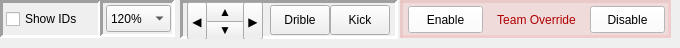
             <widget class="QWidget" name="tab_robots">
              <attribute name="title">
               <string>Robots</string>
              </attribute>
              <widget class="QFrame" name="frame_10">
               <property name="geometry">
                <rect>
                 <x>400</x>
                 <y>0</y>
                 <width>271</width>
                 <height>38</height>
                </rect>
               </property>
               <property name="styleSheet">
                <string notr="true">background-color: rgba(255, 0, 0, 21);</string>
               </property>
               <property name="frameShape">
                <enum>QFrame::Panel</enum>
               </property>
               <property name="frameShadow">
                <enum>QFrame::Sunken</enum>
               </property>
               <property name="lineWidth">
                <number>3</number>
               </property>
               <widget class="QPushButton" name="btn_override_none">
                <property name="geometry">
                 <rect>
                  <x>190</x>
                  <y>6</y>
                  <width>75</width>
                  <height>27</height>
                 </rect>
                </property>
                <property name="maximumSize">
                 <size>
                  <width>75</width>
                  <height>16777215</height>
                 </size>
                </property>
                <property name="palette">
                 <palette>
                  <active>
                   <colorrole role="Button">
                    <brush brushstyle="SolidPattern">
                     <color alpha="255">
                      <red>255</red>
                      <green>255</green>
                      <blue>255</blue>
                     </color>
                    </brush>
                   </colorrole>
                   <colorrole role="Base">
                    <brush brushstyle="SolidPattern">
                     <color alpha="255">
                      <red>255</red>
                      <green>255</green>
                      <blue>255</blue>
                     </color>
                    </brush>
                   </colorrole>
                   <colorrole role="Window">
                    <brush brushstyle="SolidPattern">
                     <color alpha="255">
                      <red>255</red>
                      <green>255</green>
                      <blue>255</blue>
                     </color>
                    </brush>
                   </colorrole>
                  </active>
                  <inactive>
                   <colorrole role="Button">
                    <brush brushstyle="SolidPattern">
                     <color alpha="255">
                      <red>255</red>
                      <green>255</green>
                      <blue>255</blue>
                     </color>
                    </brush>
                   </colorrole>
                   <colorrole role="Base">
                    <brush brushstyle="SolidPattern">
                     <color alpha="255">
                      <red>255</red>
                      <green>255</green>
                      <blue>255</blue>
                     </color>
                    </brush>
                   </colorrole>
                   <colorrole role="Window">
                    <brush brushstyle="SolidPattern">
                     <color alpha="255">
                      <red>255</red>
                      <green>255</green>
                      <blue>255</blue>
                     </color>
                    </brush>
                   </colorrole>
                  </inactive>
                  <disabled>
                   <colorrole role="Button">
                    <brush brushstyle="SolidPattern">
                     <color alpha="255">
                      <red>255</red>
                      <green>255</green>
                      <blue>255</blue>
                     </color>
                    </brush>
                   </colorrole>
                   <colorrole role="Base">
                    <brush brushstyle="SolidPattern">
                     <color alpha="255">
                      <red>255</red>
                      <green>255</green>
                      <blue>255</blue>
                     </color>
                    </brush>
                   </colorrole>
                   <colorrole role="Window">
                    <brush brushstyle="SolidPattern">
                     <color alpha="255">
                      <red>255</red>
                      <green>255</green>
                      <blue>255</blue>
                     </color>
                    </brush>
                   </colorrole>
                  </disabled>
                 </palette>
                </property>
                <property name="focusPolicy">
                 <enum>Qt::NoFocus</enum>
                </property>
                <property name="toolTip">
                 <string>(Hotkey: Alt+O)  Disables manual override on entire team</string>
                </property>
                <property name="styleSheet">
                 <string notr="true">background-color: rgb(255, 255, 255);</string>
                </property>
                <property name="text">
                 <string>Disable</string>
                </property>
               </widget>
               <widget class="QPushButton" name="btn_override_all">
                <property name="geometry">
                 <rect>
                  <x>8</x>
                  <y>6</y>
                  <width>75</width>
                  <height>27</height>
                 </rect>
                </property>
                <property name="maximumSize">
                 <size>
                  <width>75</width>
                  <height>16777215</height>
                 </size>
                </property>
                <property name="palette">
                 <palette>
                  <active>
                   <colorrole role="Button">
                    <brush brushstyle="SolidPattern">
                     <color alpha="255">
                      <red>255</red>
                      <green>255</green>
                      <blue>255</blue>
                     </color>
                    </brush>
                   </colorrole>
                   <colorrole role="Base">
                    <brush brushstyle="SolidPattern">
                     <color alpha="255">
                      <red>255</red>
                      <green>255</green>
                      <blue>255</blue>
                     </color>
                    </brush>
                   </colorrole>
                   <colorrole role="Window">
                    <brush brushstyle="SolidPattern">
                     <color alpha="255">
                      <red>255</red>
                      <green>255</green>
                      <blue>255</blue>
                     </color>
                    </brush>
                   </colorrole>
                  </active>
                  <inactive>
                   <colorrole role="Button">
                    <brush brushstyle="SolidPattern">
                     <color alpha="255">
                      <red>255</red>
                      <green>255</green>
                      <blue>255</blue>
                     </color>
                    </brush>
                   </colorrole>
                   <colorrole role="Base">
                    <brush brushstyle="SolidPattern">
                     <color alpha="255">
                      <red>255</red>
                      <green>255</green>
                      <blue>255</blue>
                     </color>
                    </brush>
                   </colorrole>
                   <colorrole role="Window">
                    <brush brushstyle="SolidPattern">
                     <color alpha="255">
                      <red>255</red>
                      <green>255</green>
                      <blue>255</blue>
                     </color>
                    </brush>
                   </colorrole>
                  </inactive>
                  <disabled>
                   <colorrole role="Button">
                    <brush brushstyle="SolidPattern">
                     <color alpha="255">
                      <red>255</red>
                      <green>255</green>
                      <blue>255</blue>
                     </color>
                    </brush>
                   </colorrole>
                   <colorrole role="Base">
                    <brush brushstyle="SolidPattern">
                     <color alpha="255">
                      <red>255</red>
                      <green>255</green>
                      <blue>255</blue>
                     </color>
                    </brush>
                   </colorrole>
                   <colorrole role="Window">
                    <brush brushstyle="SolidPattern">
                     <color alpha="255">
                      <red>255</red>
                      <green>255</green>
                      <blue>255</blue>
                     </color>
                    </brush>
                   </colorrole>
                  </disabled>
                 </palette>
                </property>
                <property name="focusPolicy">
                 <enum>Qt::NoFocus</enum>
                </property>
                <property name="toolTip">
                 <string>(Hotkey: Ctrl+O)  Enables manual override on entire team</string>
                </property>
                <property name="styleSheet">
                 <string notr="true">background-color: rgb(255, 255, 255);</string>
                </property>
                <property name="text">
                 <string>Enable</string>
                </property>
               </widget>
               <widget class="QLabel" name="label_6">
                <property name="geometry">
                 <rect>
                  <x>86</x>
                  <y>11</y>
                  <width>101</width>
                  <height>17</height>
                 </rect>
                </property>
                <property name="maximumSize">
                 <size>
                  <width>200</width>
                  <height>500</height>
                 </size>
                </property>
                <property name="styleSheet">
                 <string notr="true">color: rgb(175, 0, 0);
background-color: rgba(255, 255, 255, 0);</string>
                </property>
                <property name="text">
                 <string>Team Override</string>
                </property>
                <property name="alignment">
                 <set>Qt::AlignCenter</set>
                </property>
               </widget>
              </widget>
              <widget class="QFrame" name="frame_11">
               <property name="geometry">
                <rect>
                 <x>180</x>
                 <y>0</y>
                 <width>218</width>
                 <height>39</height>
                </rect>
               </property>
               <property name="frameShape">
                <enum>QFrame::Panel</enum>
               </property>
               <property name="frameShadow">
                <enum>QFrame::Sunken</enum>
               </property>
               <property name="lineWidth">
                <number>3</number>
               </property>
               <widget class="QPushButton" name="btn_botKick">
                <property name="geometry">
                 <rect>
                  <x>150</x>
                  <y>5</y>
                  <width>60</width>
                  <height>30</height>
                 </rect>
                </property>
                <property name="focusPolicy">
                 <enum>Qt::NoFocus</enum>
                </property>
                <property name="toolTip">
                 <string>(Hotkey: SPACEBAR) Kick with selected robot</string>
                </property>
                <property name="text">
                 <string>Kick</string>
                </property>
               </widget>
               <widget class="QToolButton" name="btn_botReverse">
                <property name="geometry">
                 <rect>
                  <x>25</x>
                  <y>20</y>
                  <width>40</width>
                  <height>20</height>
                 </rect>
                </property>
                <property name="focusPolicy">
                 <enum>Qt::NoFocus</enum>
                </property>
                <property name="toolTip">
                 <string>(Hotkey: S) Move selected robot backward</string>
                </property>
                <property name="text">
                 <string>▼</string>
                </property>
               </widget>
               <widget class="QPushButton" name="btn_botDrible">
                <property name="geometry">
                 <rect>
                  <x>90</x>
                  <y>5</y>
                  <width>60</width>
                  <height>30</height>
                 </rect>
                </property>
                <property name="focusPolicy">
                 <enum>Qt::NoFocus</enum>
                </property>
                <property name="toolTip">
                 <string>(Hotkey: J) Drible with selected robot</string>
                </property>
                <property name="text">
                 <string>Drible</string>
                </property>
               </widget>
               <widget class="QToolButton" name="btn_botForward">
                <property name="geometry">
                 <rect>
                  <x>25</x>
                  <y>2</y>
                  <width>40</width>
                  <height>20</height>
                 </rect>
                </property>
                <property name="font">
                 <font>
                  <weight>50</weight>
                  <bold>false</bold>
                 </font>
                </property>
                <property name="focusPolicy">
                 <enum>Qt::NoFocus</enum>
                </property>
                <property name="toolTip">
                 <string>(Hotkey: W) Move selected robot forward</string>
                </property>
                <property name="text">
                 <string>▲</string>
                </property>
               </widget>
               <widget class="QToolButton" name="btn_botTurnLeft">
                <property name="geometry">
                 <rect>
                  <x>7</x>
                  <y>2</y>
                  <width>20</width>
                  <height>38</height>
                 </rect>
                </property>
                <property name="focusPolicy">
                 <enum>Qt::NoFocus</enum>
                </property>
                <property name="toolTip">
                 <string>(Hotkey: A) Turn selected robot left</string>
                </property>
                <property name="text">
                 <string>◀</string>
                </property>
               </widget>
               <widget class="QToolButton" name="btn_botTurnRight">
                <property name="geometry">
                 <rect>
                  <x>63</x>
                  <y>2</y>
                  <width>20</width>
                  <height>38</height>
                 </rect>
                </property>
                <property name="focusPolicy">
                 <enum>Qt::NoFocus</enum>
                </property>
                <property name="toolTip">
                 <string>(Hotkey: D) Turn selected robot right</string>
                </property>
                <property name="text">
                 <string>▶</string>
                </property>
               </widget>
              </widget>
              <widget class="QFrame" name="frame_12">
               <property name="geometry">
                <rect>
                 <x>0</x>
                 <y>0</y>
                 <width>101</width>
                 <height>38</height>
                </rect>
               </property>
               <property name="frameShape">
                <enum>QFrame::Panel</enum>
               </property>
               <property name="frameShadow">
                <enum>QFrame::Sunken</enum>
               </property>
               <property name="lineWidth">
                <number>3</number>
               </property>
               <widget class="QCheckBox" name="check_showIDs">
                <property name="geometry">
                 <rect>
                  <x>6</x>
                  <y>8</y>
                  <width>88</width>
                  <height>22</height>
                 </rect>
                </property>
                <property name="maximumSize">
                 <size>
                  <width>95</width>
                  <height>16777215</height>
                 </size>
                </property>
                <property name="focusPolicy">
                 <enum>Qt::NoFocus</enum>
                </property>
                <property name="toolTip">
                 <string>(Hotkey: I) Show Robot Identification Numbers</string>
                </property>
                <property name="text">
                 <string>Show IDs</string>
                </property>
                <property name="checked">
                 <bool>false</bool>
                </property>
               </widget>
              </widget>
              <widget class="QFrame" name="frame_13">
               <property name="geometry">
                <rect>
                 <x>100</x>
                 <y>0</y>
                 <width>75</width>
                 <height>37</height>
                </rect>
               </property>
               <property name="frameShape">
                <enum>QFrame::Panel</enum>
               </property>
               <property name="frameShadow">
                <enum>QFrame::Sunken</enum>
               </property>
               <property name="lineWidth">
                <number>3</number>
               </property>
               <widget class="QComboBox" name="combo_botScale">
                <property name="geometry">
                 <rect>
                  <x>6</x>
                  <y>5</y>
                  <width>65</width>
                  <height>27</height>
                 </rect>
                </property>
                <property name="maximumSize">
                 <size>
                  <width>65</width>
                  <height>16777215</height>
                 </size>
                </property>
                <property name="toolTip">
                 <string>Robot Scale</string>
                </property>
                <property name="currentText">
                 <string>120%</string>
                </property>
                <property name="currentIndex">
                 <number>1</number>
                </property>
                <item>
                 <property name="text">
                  <string>150%</string>
                 </property>
                </item>
                <item>
                 <property name="text">
                  <string>120%</string>
                 </property>
                </item>
                <item>
                 <property name="text">
                  <string>100%</string>
                 </property>
                </item>
               </widget>
              </widget>
             </widget>
